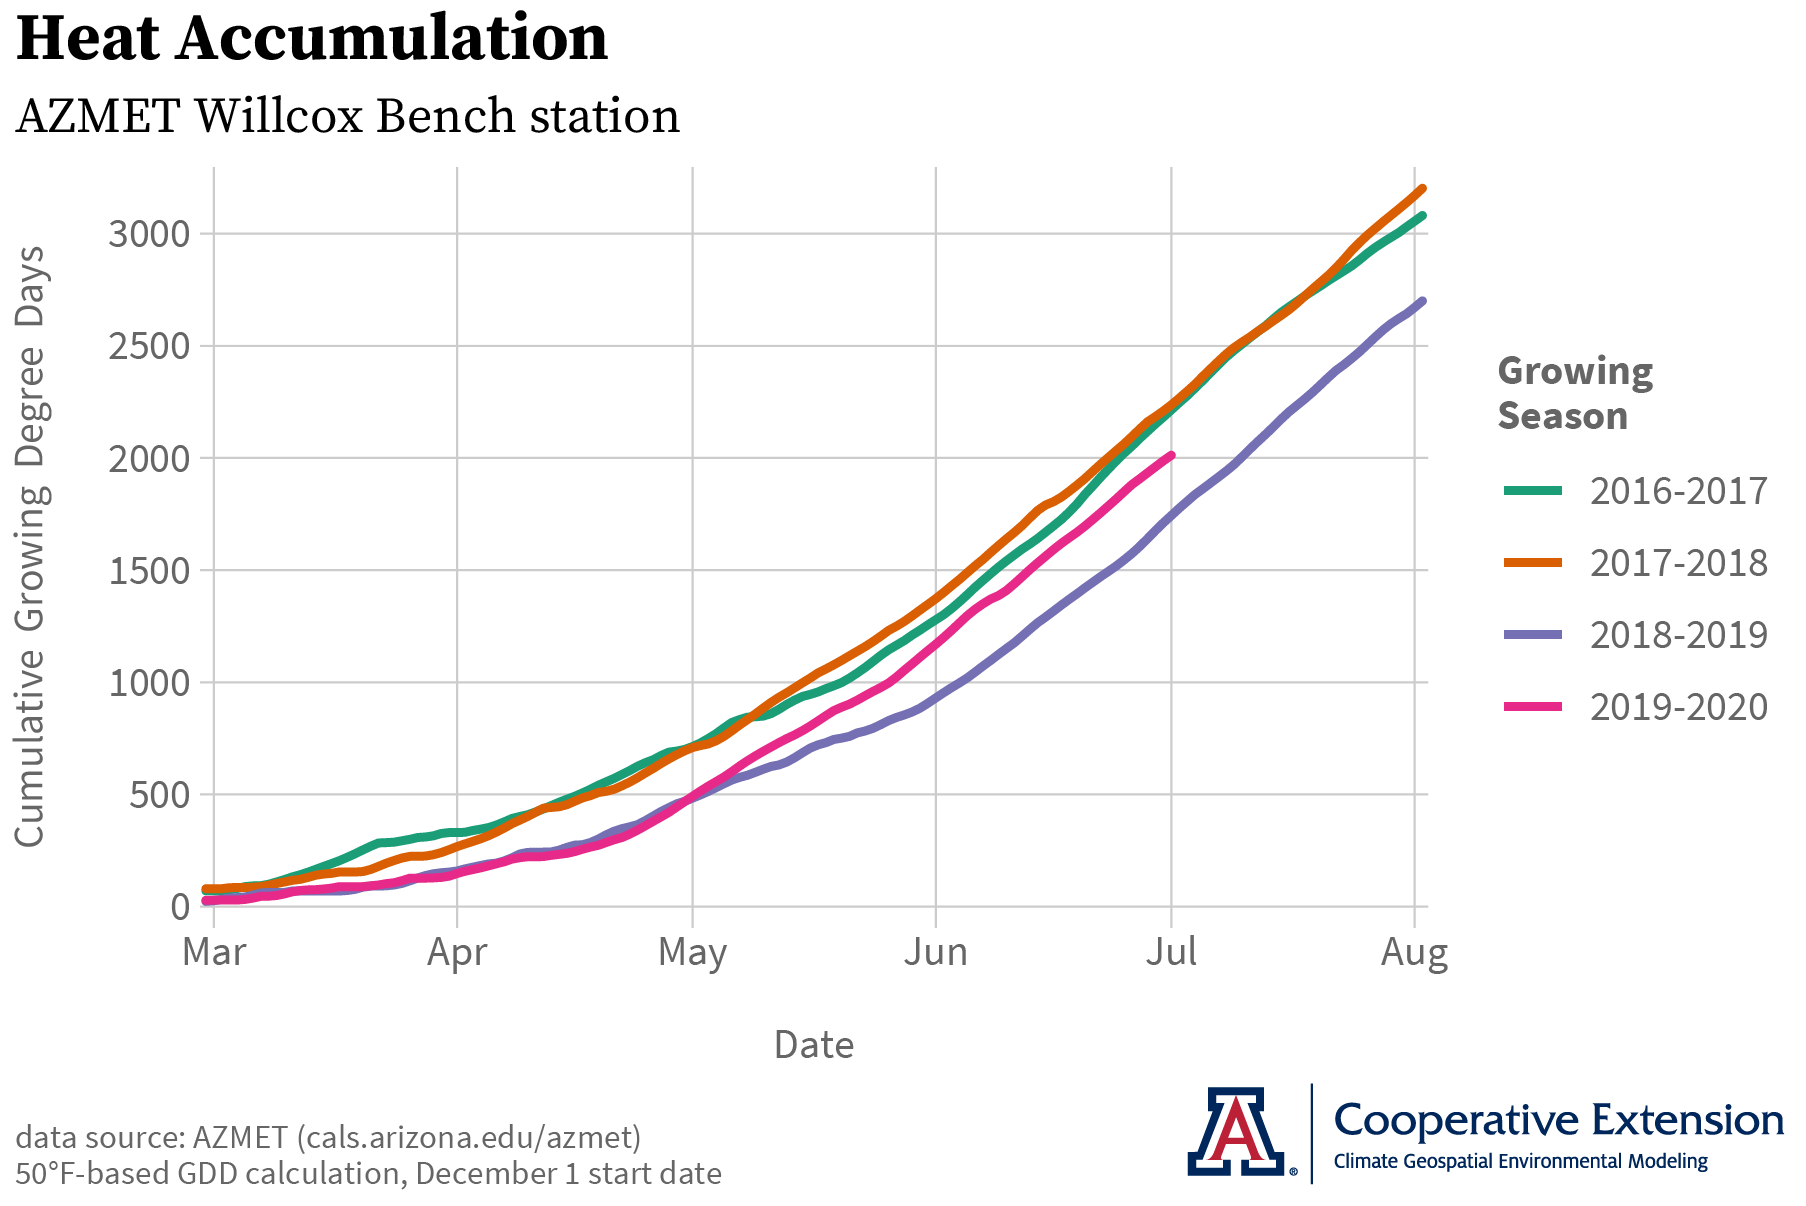

Write R code to recreate this figure.


# This code calculates and graphs cumulative growing degree day values based on 
# historical observations at the AZMET Willcox Bench station for the 2020 July
# issue of the Climate Viticulture Newsletter

# AZMET data are at: https://cals.arizona.edu/azmet/

# Author:
# Jeremy Weiss, Climate and Geospatial Extension Scientist
# School of Natural Resources and the Environment
# University of Arizona
# 520-626-8063, jlweiss@email.arizona.edu


# SETUP --------------------


# Load needed libraries
library("dplyr")
library("ggplot2")
library("lubridate")
library("extrafont")

# Load additional font options for plotting
font_import()
y
loadfonts(device = "postscript")

# Load AZMET station list
stn_list <- read.csv("azmet-station-list.csv", sep = ",")

# Set the AZMET station name and years of interest
stn_name <- "Willcox Bench"
yr_start <- stn_list$start_yr[which(stn_list$stn == stn_name)]
yr_end <- stn_list$end_yr[which(stn_list$stn == stn_name)]

# Load function to download and transform daily AZMET data
source("azmet.daily.data.download.R")


# DOWNLOAD AND TRANSFORM DAILY AZMET DATA --------------------


stn_data <- azmet.daily.data.download(stn_name)

# Retain necessary variables
stn_data <- select(stn_data, Date, Year, Month, Day, JDay, Tmean)

# Convert temperature from Celsius to Fahrenheit
stn_data$Tmean <- (1.8 * stn_data$Tmean) + 32


# CALCULATE CUMULATIVE GROWING DEGREE DAYS --------------------


# Calculate growing degree days
t_base <- 50
stn_data["GDDs"] <- NA
for (i in 1:nrow(stn_data)) {
  if (stn_data$Tmean[i] < t_base) {
    stn_data$GDDs[i] <- 0
  } else {
    stn_data$GDDs[i] <- stn_data$Tmean[i] - t_base
  }
}
rm(i)

# Cumulative growing degree days start on December 1 and continue through the 
# growing season of the following calendar year. This code is being built as 
# part of the chill portion-heat accumulation analysis code used in other 
# applications. Chill portions start accumulating on November 1. 
for (yr in yr_start:(yr_end - 1)) {
  
  # For leap year as first calendar year
  if (leap_year(yr) == TRUE) {
    df <- rbind(stn_data %>% filter(Year == yr & JDay >= 306),
                stn_data %>% filter(Year == (yr + 1) & JDay <= 304))
    
    df["GS"] <- paste(yr, (yr + 1), sep = "-")
    df["iDay"] <- seq(1, nrow(df))
    df["CGDDs"] <- NA
    
    for (d in 1:nrow(df)) {
      if (df$JDay[d] >= 306 & df$JDay[d] < 336) {
        df$CGDDs[d] <- NA
      } else if (df$JDay[d] == 336) {
        df$CGDDs[d] <- df$GDDs[d]
      } else {
        df$CGDDs[d] <- df$GDDs[d] + df$CGDDs[d - 1]
      }
    }
    rm(d)
  }
  
  # For leap year as second calendar year
  if (leap_year(yr + 1) == TRUE) {
    df <- rbind(stn_data %>% filter(Year == yr & JDay >= 305),
                stn_data %>% filter(Year == (yr + 1) & JDay <= 305))
    
    df["GS"] <- paste(yr, (yr + 1), sep = "-")
    df["iDay"] <- seq(1, nrow(df))
    df["CGDDs"] <- NA
    
    for (d in 1:nrow(df)) {
      if (df$JDay[d] >= 305 & df$JDay[d] < 335) {
        df$CGDDs[d] <- NA
      } else if (df$JDay[d] == 335) {
        df$CGDDs[d] <- df$GDDs[d]
      } else {
        df$CGDDs[d] <- df$GDDs[d] + df$CGDDs[d - 1]
      }
    }
    rm(d)
  }
  
  # For no leap year as either calendar year
  if (leap_year(yr) == FALSE & leap_year(yr + 1) == FALSE) {
    df <- rbind(stn_data %>% filter(Year == yr & JDay >= 305),
                stn_data %>% filter(Year == (yr + 1) & JDay <= 304))
    
    df["GS"] <- paste(yr, (yr + 1), sep = "-")
    df["iDay"] <- seq(1, nrow(df))
    df["CGDDs"] <- NA
    
    for (d in 1:nrow(df)) {
      if (df$JDay[d] >= 305 & df$JDay[d] < 335) {
        df$CGDDs[d] <- NA
      } else if (df$JDay[d] == 335) {
        df$CGDDs[d] <- df$GDDs[d]
      } else {
        df$CGDDs[d] <- df$GDDs[d] + df$CGDDs[d - 1]
      }
    }
    rm(d)
  }
  
  if (yr == yr_start) {
    cgdds <- df
  } else {
    cgdds <- rbind(cgdds, df)
  }
  
}
rm(yr)


# MAKE AND SAVE TIMESERIES PLOT --------------------


# To help with setting axis breaks on the figures, create a function that rounds 
# numbers to the nearest specified base
myround <- function(x, base) {
  base * round(x / base)
}

# To facilitate graphing interannual data that includes leap years, subtract 1
# from 'JDay' values in a leap year. The graph will start on March 1, so this
# won't be an issue.
cgdds$JDay[which(leap_year(cgdds$Year) == TRUE)] <- 
  cgdds$JDay[which(leap_year(cgdds$Year) == TRUE)] - 1

# Create a ggplot object for graphing cumulative growing degree days
p <- ggplot(data = cgdds) +
  
  # Add CGDD data for all years as individual time series
  geom_line(aes(x = JDay, y = CGDDs, color = GS),
            lineend = "round",
            linetype = "solid",
            size = 1.0) +
  
  # Add the title, subtitle, axis labels, and caption
  ggtitle("Heat Accumulation") +
  labs(subtitle = "AZMET Willcox Bench station",
       x = "\nDate",
       y = "Cumulative  Growing  Degree  Days\n",
       caption = paste0(
         "\ndata source: AZMET (cals.arizona.edu/azmet)",
         "\n50°F-based GDD calculation, December 1 start date")) +
  
  # Rename variable description and set the time series line colors
  scale_color_brewer(name = "Growing \nSeason", palette = "Dark2") +
  
  # Specify axis breaks, gridlines, and limits
  scale_x_continuous(breaks = c(60, 91, 121, 152, 182, 213),
                     labels = c("Mar", "Apr", "May", "Jun", "Jul", "Aug"),
                     limits = c((60 - 1), (213 + 1)),
                     expand = c(0.005, 0.0)) +
  scale_y_continuous(
    breaks = seq(
      0,
      myround(
        ceiling(
          max(filter(cgdds, JDay <= (213 + 1))$CGDDs, na.rm = TRUE)),
        100),
      by = 500
      ),
    limits = c(0, max(filter(cgdds, JDay <= (213 + 1))$CGDDs, na.rm = TRUE)),
    expand = c(0.03, 0.0)) +
  
  # Further customize the figure appearance
  theme_light(base_family = "Source Sans Pro") +
  theme(axis.line = element_blank(),
        axis.text.x = element_text(color = "gray40", size = 10),
        axis.text.y = element_text(color = "gray40", size = 10),
        axis.ticks.x.bottom = element_line(color = "gray80", size = 0.25),
        axis.ticks.y = element_blank(),
        axis.ticks.length.x = unit(0.0, "mm"),
        axis.ticks.length.y = unit(0.0, "mm"),
        axis.title.x = element_text(color = "gray40", size = 10),
        axis.title.y = element_text(color = "gray40", size = 10),
        legend.direction = "vertical",
        legend.text = element_text(color = "gray40", size = 10),
        legend.title = element_text(color = "gray40", size = 10, face = "bold"),
        legend.position = "right",
        panel.border = element_blank(),
        panel.grid.major.x = element_line(color = "gray80", size = 0.25),
        panel.grid.major.y = element_line(color = "gray80", size = 0.25),
        panel.grid.minor.x = element_blank(),
        panel.grid.minor.y = element_blank(),
        plot.caption = element_text(color = "gray40", hjust = 0.0, size = 8),
        plot.caption.position = "plot",
        plot.margin = unit(c(1, 1 ,1, 1), "mm"),
        plot.subtitle = (element_text(family = "Source Serif Pro", size = 12)), 
        plot.title = (
          element_text(face = "bold", family = "Source Serif Pro", size = 16)
          ),
        plot.title.position = "plot")

p

#  Save the figure as a .png file in the current directory
#ggsave("./cgdds-azmet-willcox-bench-cvn202007.eps",
#       plot = p, device = cairo_pdf, path = NULL, scale = 1,
#       width = 6, height = 4, units = "in", dpi = 300)

ggsave(file = paste0("cgdds-azmet-willcox-bench-cvn-2020-", 
                     Sys.Date(),
                     ".eps"),
       plot = p, device = cairo_pdf, path = NULL, scale = 1,
       width = 6, height = 4, units = "in", dpi = 300)
